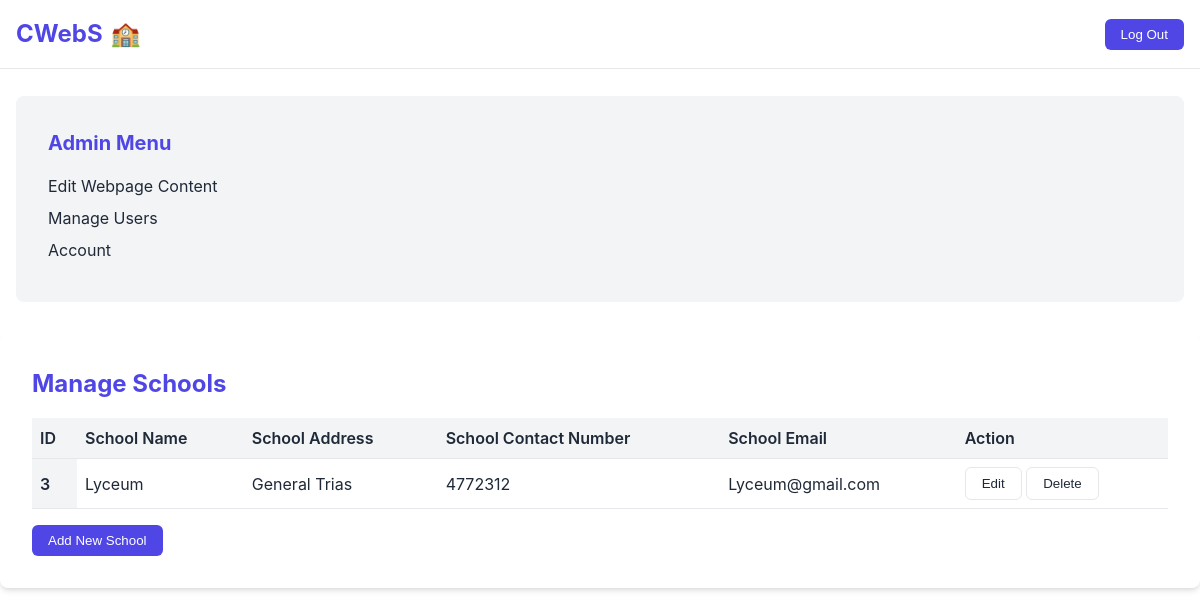
Page /school_management.php (signed in) on the committed database.
### tables this page shows
CREATE TABLE `school` (
  `school_id` int(10) NOT NULL,
  `school_name` varchar(220) NOT NULL,
  `school_address` varchar(220) NOT NULL,
  `school_contact_number` int(220) NOT NULL,
  `school_email` varchar(200) NOT NULL
);

### school_management.php (the view, shortened to what this page needs)
<?php
include 'dashboard_nav.php';
?>
<!DOCTYPE html>
<html lang="en">
<head>
    <link href="style.css" rel="stylesheet">
</head>
<body>
     <div class="dashboard-card">
     <h2>Manage Schools</h2>
    <table class = "school-table">
        <thead>
            <tr>
            <th scope = "row">ID</th>
            <th scope = "col">School Name</th>
            <th scope = "col">School Address</th>
            <th scope = "col">School Contact Number</th>
            <th scope = "col">School Email</th>
            <th scope = "col">Action</th>
            </tr>
            </thead>
        <tbody>
    <?php
    $sql = "SELECT * FROM `school`";
    $result = mysqli_query($con,$sql);
    if ($result) {
       while( $row = mysqli_fetch_assoc($result)){
        $school_id =$row['school_id'];
        $school_name =$row['school_name'];
        $school_address =$row['school_address'];
        $school_contact_number =$row['school_contact_number'];
        $school_email =$row['school_email'];
        echo '<tr>
            <th scope = "row">'.$school_id.'</th>
            <td>'.$school_name.'</td>
            <td>'.$school_address.'</td>
            <td>'.$school_contact_number.'</td>
            <td>'.$school_email.'</td>
            <td>
        <a href="edit_school.php? editschool_id='.$school_id.'"><button class="btn btn-secondary"  >Edit</button></a>
        <a href="delete_school.php? deleteschool_id='.$school_id.'"><button class="btn btn-secondary" >Delete</button></a>
            </td>
            </tr>';
       }
    }
    ?>
    </table>
    <a href="add_school.php"><button class = "btn btn-primary">Add New School</button></a>
    </body>
</html>

### style.css (style rules this page uses)
html { overflow: scroll; overflow-x: hidden; }
:root { --primary-color: #4f46e5; --primary-dark: #4338ca; --secondary-color: #10b981; --background-color: #ffffff; --text-color: #1f2937; --text-muted: #6b7280; --border-color: #e5e7eb; --card-bg: #f3f4f6; --card-shadow: 0 4px 6px -1px rgba(0, 0, 0, 0.1), 0 2px 4px -1px rgba(0, 0, 0, 0.06); --transition-speed: 0.3s; }
* { margin: 0; padding: 0; box-sizing: border-box; }
body { font-family: "Inter", sans-serif; line-height: 1.5; color: var(--text-color); background-color: var(--background-color); transition: background-color var(--transition-speed), color var(--transition-speed); padding-top: 6rem; }
.btn { display: inline-block; padding: 0.5rem 1rem; border-radius: 0.375rem; font-weight: 500; text-align: center; transition: all var(--transition-speed); cursor: pointer; text-decoration: none; position: relative; overflow: hidden; }
.btn::after { content: ""; position: absolute; top: 50%; left: 50%; width: 5px; height: 5px; background: rgba(255, 255, 255, 0.5); opacity: 0; border-radius: 100%; transform: scale(1, 1) translate(-50%); transform-origin: 50% 50%; }
.btn-primary { background-color: var(--primary-color); color: #ffffff; border: none; }
.btn-secondary { background-color: transparent; color: var(--text-color); border: 1px solid var(--border-color); }
.user-table, .school-table { width: 100%; border-collapse: collapse; margin-bottom: 1rem; }
.user-table th, .user-table td, .school-table th, .school-table td { padding: 0.5rem; text-align: left; border-bottom: 1px solid var(--border-color); }
.user-table th, .school-table th { font-weight: 600; background-color: var(--card-bg); }
.dashboard-card { background-color: var(--background-color); border-radius: 8px; padding: 2rem; box-shadow: var(--card-shadow); }
.dashboard-card h2 { font-size: 1.5rem; margin-bottom: 1rem; color: var(--primary-color); }

### rows in the picture
school: school_id "3", school_name "Lyceum", school_address "General Trias", school_contact_number "4772312", school_email "Lyceum@gmail.com"

### other values in the picture
$user_role "Admin"
